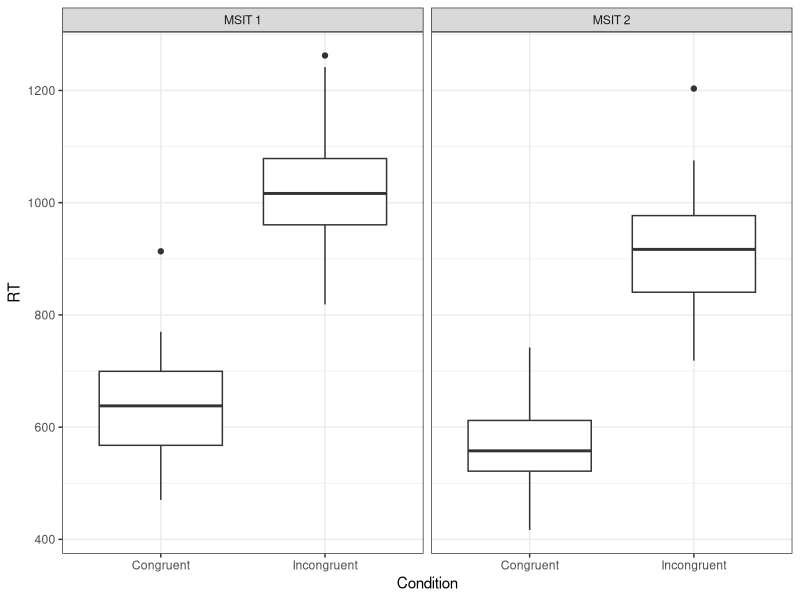
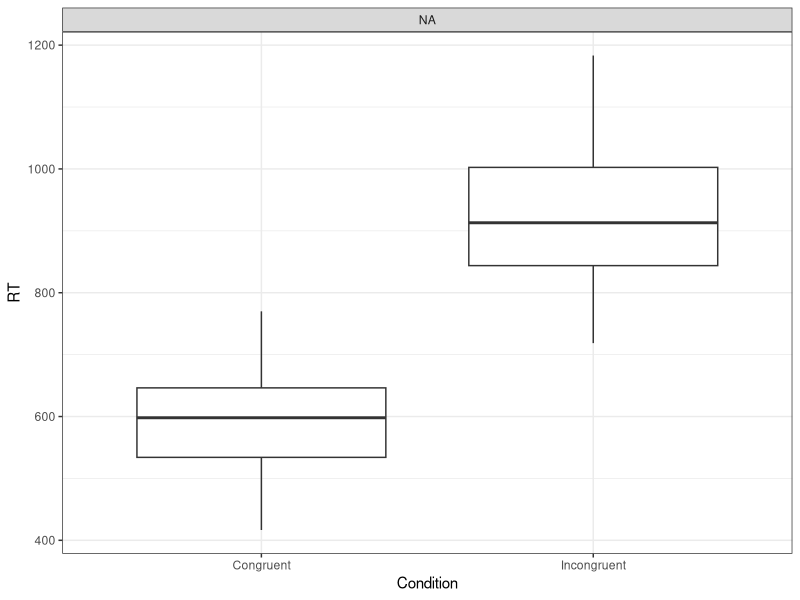

The R source for these figures, in order: (Note: this script raises an error after producing the figures.)
## Analyze the behavioral results from the MSIT task
library(ggplot2)
library(reshape)

# read in the demo data
pt_dframe=read.table("iba_trt_demo.csv",header=TRUE,sep=";")

## message the data to get it into the correct format
# first lets melt down the reaction times

## set up session 1 data
# first lets pull out the session 1 data and get it to what we want
sess1_dframe=pt_dframe[c("pid", "age", "sex", "sess1_scanner", "sess2_days_between_scans", "sess1_msit1_con_err",
    "sess1_msit1_incon_err", "sess1_msit1_con_rt", "sess1_msit1_incon_rt", "sess1_msit2_con_err", "sess1_msit2_incon_err", 
	"sess1_msit2_con_rt", "sess1_msit2_incon_rt")]

# melt down the different measures	
sess1_dframe=melt(sess1_dframe,id=c("pid","age","sex","sess1_scanner","sess2_days_between_scans"))

# now the string in the "variable" column is formatted as session_task_contrast_measure, lets split
# those into three seperate columns using a temporary dframe
df <- data.frame(do.call('rbind', strsplit(as.character(sess1_dframe$variable),'_',fixed=TRUE)))

# now drop the old variable column and bind in the four new columns
sess1_dframe = cbind(subset(sess1_dframe, select=-c(variable)),df)

# clean up the column labels
sess1_dframe = rename(sess1_dframe,c(sess1_scanner="Scanner", sess2_days_between_scans="ScanDelta", X1="Session", X2="Task", 
    X3="Condition", X4="Measure"))

## set up session 2 data
# first lets pull out the session 1 data and get it to what we want
sess2_dframe=pt_dframe[c("pid", "age", "sex", "sess2_scanner", "sess2_days_between_scans", "sess2_msit1_con_err",
    "sess2_msit1_incon_err", "sess2_msit1_con_rt", "sess2_msit1_incon_rt", "sess2_msit2_con_err", "sess2_msit2_incon_err", 
	"sess2_msit2_con_rt", "sess2_msit2_incon_rt")]

# melt down the different measures	
sess2_dframe=melt(sess2_dframe,id=c("pid","age","sex","sess2_scanner","sess2_days_between_scans"))

# now the string in the "variable" column is formatted as session_task_contrast_measure, lets split
# those into three seperate columns using a temporary dframe
df <- data.frame(do.call('rbind', strsplit(as.character(sess2_dframe$variable),'_',fixed=TRUE)))

# now drop the old variable column and bind in the four new columns
sess2_dframe = cbind(subset(sess2_dframe, select=-c(variable)),df)

# clean up the column labels
sess2_dframe = rename(sess2_dframe,c(sess2_scanner="Scanner", sess2_days_between_scans="ScanDelta", X1="Session", X2="Task", 
    X3="Condition", X4="Measure"))

	
## Combine the two session dframes to re-make the full dframe
pt_dframe=rbind(sess1_dframe, sess2_dframe)

# caste the dframe to break err and rt into seperate columns
pt_dframe=cast(pt_dframe,pid+age+sex+Scanner+ScanDelta+Session+Task+Condition ~ Measure)

# set ScanDelta == 0 for session 1
pt_dframe$ScanDelta[pt_dframe$Session=="sess1"]=0

# remove the rows that are not complete
pt_dframe=pt_dframe[complete.cases(pt_dframe),]

# renumber the rows
rownames(pt_dframe)<-1:nrow(pt_dframe)

# clean up column names
pt_dframe=rename(pt_dframe,c(pid="PID",age="Age",sex="Sex",err="Errors",rt="RT"))

# clean up the labels
pt_dframe$Session=factor(pt_dframe$Session,levels=c("sess1","sess2"), labels=c("Session 1","Session 2"))
pt_dframe$Task=factor(pt_dframe$Task,levels=c("msit1","msit2"), labels=c("MSIT 1","MSIT 2"))
pt_dframe$Condition=factor(pt_dframe$Condition,levels=c("con","incon"), labels=c("Congruent","Incongruent"))


## now lets work on some plots
ggplot(subset(pt_dframe,Session=="Session 1"),aes(x=Condition,y=RT))+geom_boxplot()+facet_grid(".~Task")+theme_bw()
	
# get the list of subjects that are only in session 2
sess2pid=unique(pt_dframe$PID[pt_dframe$Session=="Session 2"])

ggplot(subset(pt_dframe,PID %in% sess2pid),aes(x=Condition,y=RT))+geom_boxplot()+facet_grid(".~Session + Task")+theme_bw()
ggplot(xx,aes(x=Condition,y=RT,fill=Session,colour=Task))+geom_boxplot(position=position_dodge(width=.85))+scale_fill_manual(values=c("orange","white"))+scale_colour_manual(values=c("brown","blue"))+theme_bw()

ggplot(xx,aes(x=factor(xx$sessbytask,c("Session 1 MSIT 1","Session 1 MSIT 2","Session 2 MSIT 1", "Session 2 MSIT 2")),y=RT,fill=Condition))+geom_boxplot(position=position_dodge(width=.85))+scale_fill_manual(values=c("orange","white"))+scale_colour_manual(values=c("brown","blue"))+theme_bw()
